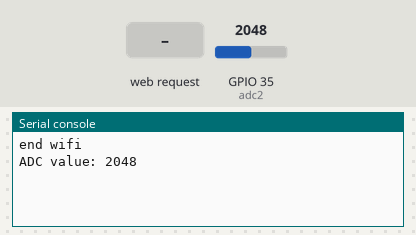
A program run on a simulated ESP32 board running MicroPython. On the bench: the last lines printed to the serial console. The inputs (shaded band) are chosen by the test bench; at power-on: GPIO 35 (adc2) = 2048 (analog values on the 0–4095 scale). WiFi joins after 1.5 s.

Above: at 1.2 s.
1.3 s: HTTP request GET /?led=on received
At 2.4 s:
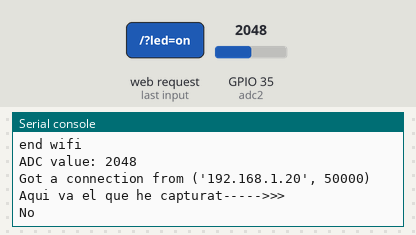
2.8 s: GPIO 35 (adc2) set to 2866
At 4.0 s:
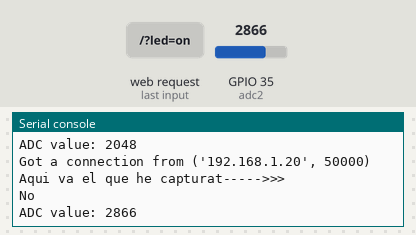

The program:

wifi.py
```python
# Complete project details at https://RandomNerdTutorials.com

#wifi
import network                            ##Llibreria
from machine import Pin,I2C,ADC
from time import sleep

import os

try:
  import usocket as socket
except:
  import socket

import esp
#esp.osdebug(None)

import gc
gc.collect()

gpio_state="OFF"

def web_page():
  html = """
  <html>
    <head> <title>ESP Web Server</title> <meta name="viewport" content="width=device-width, initial-scale=1">
    <link rel="icon" href="data:,">
      <style>html{font-family: Helvetica; display:inline-block; margin: 0px auto; text-align: center;}
    h1{color: #0F3376; padding: 2vh;}p{font-size: 1.5rem;}.button{display: inline-block; background-color: #e7bd3b; border: none;
    border-radius: 4px; color: white; padding: 16px 40px; text-decoration: none; font-size: 30px; margin: 2px; cursor: pointer;}
    .button2{background-color: #4286f4;}
      </style>
    </head>
    <body> <h1>ESP Web Server</h1>
      <p>ADC value: <strong>""" + gpio_state + """</strong></p>
      <p><a href="/?led=on"><button class="button">READ</button></a></p>
      <p><a href="/?led=off"><button class="button button2">OFF</button></a></p>
      <h1>Form Demo</h1>
      <form action='wifi.py' method='get'>
        <label for="myname">Command input</label>
        <input id="myname" type="text" name="firstname" value="write your command" />
        <input type="submit">
      </form>
    </body>
  </html>
  """
  return html


adc2=ADC(Pin(35))


station = network.WLAN(network.STA_IF)    ##Creem una estacio, dispositiu que es pot connectar a una red
station.active(True)                      ##Activem l'estacio

station.connect("death-note", "C@BRONES!miWIFI!") ##Usuari i contrasenya de la red

station.isconnected()                     ## Ens retorna si la conexio s'ha relaitzat
station.ifconfig()                        ## Ens retorna la configuracio de la connexio
ip=station.ifconfig()[0]

print('end wifi')

s = socket.socket(socket.AF_INET, socket.SOCK_STREAM)
s.bind((ip, 80))
s.listen(5)

gpio_state=str(adc2.read())
print('ADC value:',str(adc2.read()))

while True:


  conn, addr = s.accept()
  print('Got a connection from %s' % str(addr))

  request = conn.recv(1024)
  request = str(request)
  #print('Content = %s' % request)  #Printa tot el que ha capturat

  if 'firstname' in request:
    name = request.split('=')[1]
  else:
    name = 'No name'

  #second_value_html = request.find('/?firstname')
  #second_value_html = request.find('/?value')


  #name = value_html.split('=')[1]
  print('Aqui va el que he capturat----->>>')
  #print(second_value_html)
  print(name.split()[0])


  response = web_page()
  conn.send('HTTP/1.1 200 OK\n')
  conn.send('Content-Type: text/html\n')
  conn.send('Connection: close\n\n')
  conn.sendall(response)
  conn.close()

  sleep(2)
  gpio_state=str(adc2.read())
  print('ADC value:',str(adc2.read()))
  sleep(2)


#hola
```

Measured:
- after the input at 1.3 s, the serial console: prints a new line at once (image 1)
- after the input at 2.8 s, the serial console: prints a new line after 0.50 s (image 2)
